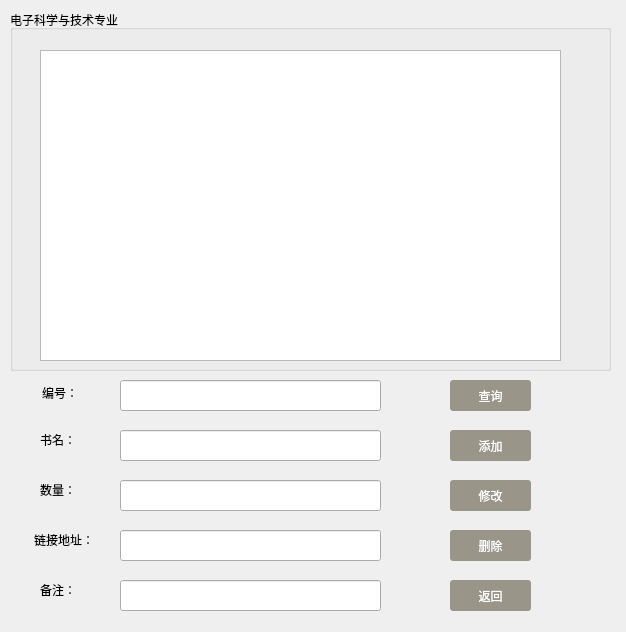
<?xml version="1.0" encoding="UTF-8"?>
<ui version="4.0">
 <class>TElectronicTechnology</class>
 <widget class="QDialog" name="TElectronicTechnology">
  <property name="geometry">
   <rect>
    <x>0</x>
    <y>0</y>
    <width>626</width>
    <height>632</height>
   </rect>
  </property>
  <property name="windowTitle">
   <string>Dialog</string>
  </property>
  <widget class="QGroupBox" name="groupBox">
   <property name="geometry">
    <rect>
     <x>10</x>
     <y>10</y>
     <width>601</width>
     <height>361</height>
    </rect>
   </property>
   <property name="styleSheet">
    <string notr="true">

font: 75 14pt &quot;Aparajita&quot;;</string>
   </property>
   <property name="title">
    <string>电子科学与技术专业</string>
   </property>
   <widget class="QTableView" name="automationview">
    <property name="geometry">
     <rect>
      <x>30</x>
      <y>40</y>
      <width>521</width>
      <height>311</height>
     </rect>
    </property>
    <property name="styleSheet">
     <string notr="true"/>
    </property>
   </widget>
  </widget>
  <widget class="QLabel" name="label_5">
   <property name="geometry">
    <rect>
     <x>40</x>
     <y>580</y>
     <width>63</width>
     <height>20</height>
    </rect>
   </property>
   <property name="styleSheet">
    <string notr="true">font: 14pt &quot;Agency FB&quot;;</string>
   </property>
   <property name="text">
    <string>备注：     </string>
   </property>
  </widget>
  <widget class="QLineEdit" name="nameline">
   <property name="geometry">
    <rect>
     <x>120</x>
     <y>430</y>
     <width>261</width>
     <height>31</height>
    </rect>
   </property>
  </widget>
  <widget class="QLineEdit" name="numberline">
   <property name="geometry">
    <rect>
     <x>120</x>
     <y>480</y>
     <width>261</width>
     <height>31</height>
    </rect>
   </property>
  </widget>
  <widget class="QLabel" name="label_4">
   <property name="geometry">
    <rect>
     <x>34</x>
     <y>530</y>
     <width>80</width>
     <height>20</height>
    </rect>
   </property>
   <property name="styleSheet">
    <string notr="true">font: 14pt &quot;Agency FB&quot;;</string>
   </property>
   <property name="text">
    <string>链接地址：</string>
   </property>
  </widget>
  <widget class="QLineEdit" name="remarkline">
   <property name="geometry">
    <rect>
     <x>120</x>
     <y>580</y>
     <width>261</width>
     <height>31</height>
    </rect>
   </property>
  </widget>
  <widget class="QPushButton" name="returnbtn">
   <property name="geometry">
    <rect>
     <x>450</x>
     <y>580</y>
     <width>81</width>
     <height>31</height>
    </rect>
   </property>
   <property name="styleSheet">
    <string notr="true">QPushButton { background-color: rgb(153, 149, 137); border-radius: 3px; color: rgb(255, 255, 255); } QPushButton:hover { background-color: black;}</string>
   </property>
   <property name="text">
    <string>返回</string>
   </property>
  </widget>
  <widget class="QLineEdit" name="adressline">
   <property name="geometry">
    <rect>
     <x>120</x>
     <y>530</y>
     <width>261</width>
     <height>31</height>
    </rect>
   </property>
  </widget>
  <widget class="QPushButton" name="changebtn">
   <property name="geometry">
    <rect>
     <x>450</x>
     <y>480</y>
     <width>81</width>
     <height>31</height>
    </rect>
   </property>
   <property name="styleSheet">
    <string notr="true">QPushButton { background-color: rgb(153, 149, 137); border-radius: 3px; color: rgb(255, 255, 255); } QPushButton:hover { background-color: black;}</string>
   </property>
   <property name="text">
    <string>修改</string>
   </property>
  </widget>
  <widget class="QLineEdit" name="idline">
   <property name="geometry">
    <rect>
     <x>120</x>
     <y>380</y>
     <width>261</width>
     <height>31</height>
    </rect>
   </property>
  </widget>
  <widget class="QPushButton" name="addbtn">
   <property name="geometry">
    <rect>
     <x>450</x>
     <y>430</y>
     <width>81</width>
     <height>31</height>
    </rect>
   </property>
   <property name="styleSheet">
    <string notr="true">QPushButton { background-color: rgb(153, 149, 137); border-radius: 3px; color: rgb(255, 255, 255); } QPushButton:hover { background-color: black;}</string>
   </property>
   <property name="text">
    <string>添加</string>
   </property>
  </widget>
  <widget class="QLabel" name="label_3">
   <property name="geometry">
    <rect>
     <x>40</x>
     <y>480</y>
     <width>60</width>
     <height>20</height>
    </rect>
   </property>
   <property name="styleSheet">
    <string notr="true">font: 14pt &quot;Agency FB&quot;;</string>
   </property>
   <property name="text">
    <string>数量：     </string>
   </property>
  </widget>
  <widget class="QPushButton" name="searchbtn">
   <property name="geometry">
    <rect>
     <x>450</x>
     <y>380</y>
     <width>81</width>
     <height>31</height>
    </rect>
   </property>
   <property name="styleSheet">
    <string notr="true">QPushButton { background-color: rgb(153, 149, 137); border-radius: 3px; color: rgb(255, 255, 255); } QPushButton:hover { background-color: black;}



</string>
   </property>
   <property name="text">
    <string>查询</string>
   </property>
  </widget>
  <widget class="QLabel" name="label">
   <property name="geometry">
    <rect>
     <x>42</x>
     <y>383</y>
     <width>60</width>
     <height>20</height>
    </rect>
   </property>
   <property name="styleSheet">
    <string notr="true">font: 14pt &quot;Agency FB&quot;;</string>
   </property>
   <property name="text">
    <string>编号：    </string>
   </property>
  </widget>
  <widget class="QLabel" name="label_2">
   <property name="geometry">
    <rect>
     <x>40</x>
     <y>430</y>
     <width>60</width>
     <height>20</height>
    </rect>
   </property>
   <property name="styleSheet">
    <string notr="true">font: 14pt &quot;Agency FB&quot;;</string>
   </property>
   <property name="text">
    <string>书名：    </string>
   </property>
  </widget>
  <widget class="QPushButton" name="deletebtn">
   <property name="geometry">
    <rect>
     <x>450</x>
     <y>530</y>
     <width>81</width>
     <height>31</height>
    </rect>
   </property>
   <property name="styleSheet">
    <string notr="true">QPushButton { background-color: rgb(153, 149, 137); border-radius: 3px; color: rgb(255, 255, 255); } QPushButton:hover { background-color: black;}</string>
   </property>
   <property name="text">
    <string>删除</string>
   </property>
  </widget>
 </widget>
 <resources/>
 <connections/>
</ui>
